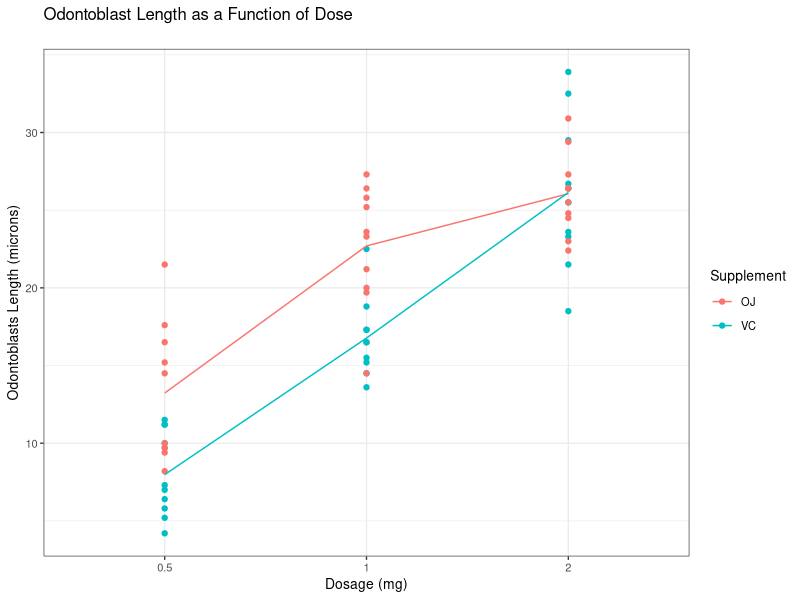
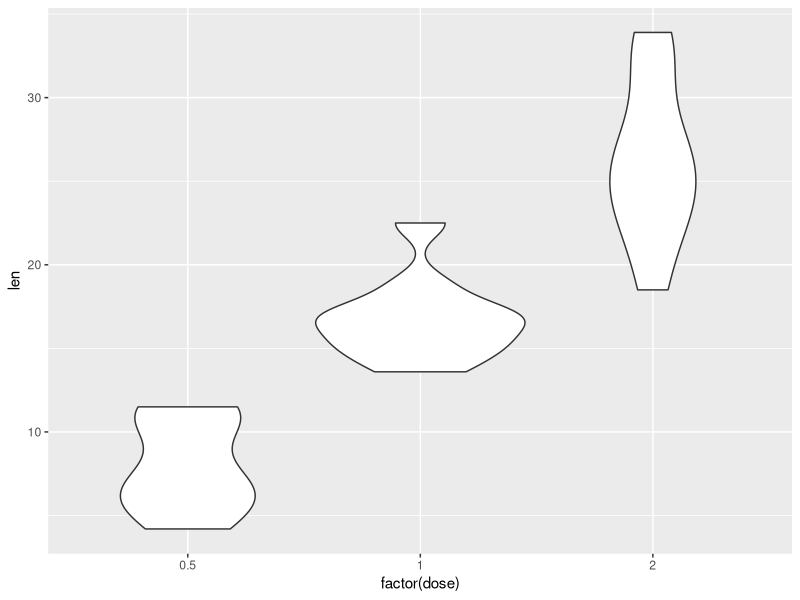

Reproduce these figures in R, in order. (Note: this script raises an error after producing the figures.)
library(datasets)
library(ggplot2)
library(dplyr)

data("ToothGrowth")

smDose <- ToothGrowth %>%
  filter(dose == .5)

mdDose <- ToothGrowth %>%
  filter(dose == 1.0)

lgDose <- ToothGrowth %>%
  filter(dose == 2.0)

ojData <- ToothGrowth %>%
  filter(supp == 'OJ')
#  group_by(factor(dose)) %>%
#  summarize("mean" = mean(len), "variance" = var(len), "sd" = sd(len))

stdData <- ToothGrowth %>%
  filter(supp == 'VC')
#  group_by(factor(dose)) %>%
#  summarize("mean" = mean(len), "variance" = var(len), "sd" = sd(len))

ojT <- t.test(ToothGrowth$len)


ojPlot <- ToothGrowth %>%
  ggplot(aes(x=factor(dose), y=len, group=supp, color=supp)) +
  ggtitle("Odontoblast Length as a Function of Dose\n") +
  labs(x = "Dosage (mg)", y = "Odontoblasts Length (microns)", color="Supplement") +
  geom_point() +
  stat_summary(aes(group=supp, color=supp), fun.y=mean, geom="line") +
  theme_bw(base_size = 10)

stdPlot <- ToothGrowth %>%
  filter(supp == 'VC') %>%
  ggplot(aes(factor(dose), len)) +
  geom_violin()
  #stat_summary(fun.y=mean, geom="line", aes(group=1))

grid.arrange(ojPlot, stdPlot)


ggplot(ToothGrowth, aes(x=len)) + 
  geom_histogram(aes(y = ..density..), col = "azure4", fill = "cornflowerblue", alpha = .5, binwidth = 2) +
  geom_density(col = "black", fill = "cornflowerblue", alpha = .25)

data.frame(
  "Orange Juice",
  "Ascorbic Acid",
  paste("[", round(t4$conf.int[1],4), ", ", round(t4$conf.int[2],4), "]", sep=""),
  round(unname(t4$parameter), 2),
  qt(.975, unname(t4$parameter)),
  4,
  5)





